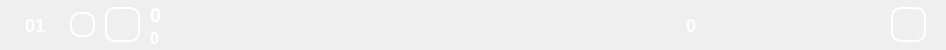
<?xml version="1.0" encoding="UTF-8"?>
<ui version="4.0">
 <class>music</class>
 <widget class="QWidget" name="music">
  <property name="geometry">
   <rect>
    <x>0</x>
    <y>0</y>
    <width>946</width>
    <height>50</height>
   </rect>
  </property>
  <property name="minimumSize">
   <size>
    <width>800</width>
    <height>50</height>
   </size>
  </property>
  <property name="windowTitle">
   <string>Form</string>
  </property>
  <property name="styleSheet">
   <string notr="true">*{
	color: white;
	border-radius: 10px;
	font-size: 16px;
	font-weight: 700;
	font-family: 楷体;
	border: none;
}
QWidget[music]:hover{
	background-color: rgba(255, 255, 255, 0.2);
}
/*序号标签*/
#cound_lab{
	font-size: 18px;
}
/*音乐名称*/
#music_name_lab{
	font-size: 20px;
}
#music_name_lab:hover{
	color: #DE76A3;
}
/*时长标签*/
#duration_lab{
	font-size: 18px;
}
/*播放按钮*/
#play_music_btn{
	border-radius: 10px;
	border-image: url(:/play/tools/resource/bg/icon/play/play.png);
}
/*vip按钮*/
#vip_btn{
	border-image: url(:/vip/tools/resource/bg/icon/vip/vip_no.png);
}



QPushButton {
	border: 2px solid white;
	border-radius:10px;
}

QPushButton[music]:hover {
	margin: 2px;
	background-color: rgba(255, 255, 255, 0.4);
}
</string>
  </property>
  <property name="musicid" stdset="0">
   <string>-1</string>
  </property>
  <property name="music" stdset="0">
   <string>-1</string>
  </property>
  <layout class="QHBoxLayout" name="horizontalLayout">
   <property name="spacing">
    <number>10</number>
   </property>
   <property name="leftMargin">
    <number>10</number>
   </property>
   <property name="topMargin">
    <number>2</number>
   </property>
   <property name="rightMargin">
    <number>20</number>
   </property>
   <property name="bottomMargin">
    <number>2</number>
   </property>
   <item>
    <widget class="QLabel" name="count_lab">
     <property name="minimumSize">
      <size>
       <width>50</width>
       <height>30</height>
      </size>
     </property>
     <property name="maximumSize">
      <size>
       <width>16777215</width>
       <height>30</height>
      </size>
     </property>
     <property name="styleSheet">
      <string notr="true">font-size: 18px;</string>
     </property>
     <property name="text">
      <string>01</string>
     </property>
     <property name="alignment">
      <set>Qt::AlignmentFlag::AlignCenter</set>
     </property>
    </widget>
   </item>
   <item>
    <widget class="QPushButton" name="vip_btn">
     <property name="minimumSize">
      <size>
       <width>25</width>
       <height>25</height>
      </size>
     </property>
     <property name="maximumSize">
      <size>
       <width>25</width>
       <height>25</height>
      </size>
     </property>
     <property name="text">
      <string/>
     </property>
    </widget>
   </item>
   <item>
    <widget class="IdButton" name="img_btn">
     <property name="minimumSize">
      <size>
       <width>35</width>
       <height>35</height>
      </size>
     </property>
     <property name="maximumSize">
      <size>
       <width>35</width>
       <height>35</height>
      </size>
     </property>
     <property name="styleSheet">
      <string notr="true"/>
     </property>
     <property name="text">
      <string/>
     </property>
     <property name="musicid" stdset="0">
      <string>-1</string>
     </property>
    </widget>
   </item>
   <item>
    <layout class="QVBoxLayout" name="verticalLayout">
     <property name="spacing">
      <number>3</number>
     </property>
     <property name="sizeConstraint">
      <enum>QLayout::SizeConstraint::SetDefaultConstraint</enum>
     </property>
     <item>
      <widget class="IdLabel" name="music_name_lab">
       <property name="minimumSize">
        <size>
         <width>250</width>
         <height>25</height>
        </size>
       </property>
       <property name="styleSheet">
        <string notr="true"/>
       </property>
       <property name="text">
        <string>0</string>
       </property>
       <property name="alignment">
        <set>Qt::AlignmentFlag::AlignLeading|Qt::AlignmentFlag::AlignLeft|Qt::AlignmentFlag::AlignVCenter</set>
       </property>
      </widget>
     </item>
     <item>
      <widget class="QLabel" name="singer_lab">
       <property name="minimumSize">
        <size>
         <width>250</width>
         <height>20</height>
        </size>
       </property>
       <property name="styleSheet">
        <string notr="true"/>
       </property>
       <property name="text">
        <string>0</string>
       </property>
       <property name="alignment">
        <set>Qt::AlignmentFlag::AlignLeading|Qt::AlignmentFlag::AlignLeft|Qt::AlignmentFlag::AlignVCenter</set>
       </property>
      </widget>
     </item>
    </layout>
   </item>
   <item>
    <spacer name="horizontalSpacer">
     <property name="orientation">
      <enum>Qt::Orientation::Horizontal</enum>
     </property>
     <property name="sizeHint" stdset="0">
      <size>
       <width>137</width>
       <height>20</height>
      </size>
     </property>
    </spacer>
   </item>
   <item>
    <widget class="QLabel" name="duration_lab">
     <property name="minimumSize">
      <size>
       <width>100</width>
       <height>30</height>
      </size>
     </property>
     <property name="maximumSize">
      <size>
       <width>16777215</width>
       <height>30</height>
      </size>
     </property>
     <property name="styleSheet">
      <string notr="true"/>
     </property>
     <property name="text">
      <string>0</string>
     </property>
     <property name="alignment">
      <set>Qt::AlignmentFlag::AlignCenter</set>
     </property>
    </widget>
   </item>
   <item>
    <spacer name="horizontalSpacer_2">
     <property name="orientation">
      <enum>Qt::Orientation::Horizontal</enum>
     </property>
     <property name="sizeType">
      <enum>QSizePolicy::Policy::Fixed</enum>
     </property>
     <property name="sizeHint" stdset="0">
      <size>
       <width>140</width>
       <height>20</height>
      </size>
     </property>
    </spacer>
   </item>
   <item>
    <widget class="IdButton" name="play_music_btn">
     <property name="minimumSize">
      <size>
       <width>35</width>
       <height>35</height>
      </size>
     </property>
     <property name="maximumSize">
      <size>
       <width>35</width>
       <height>35</height>
      </size>
     </property>
     <property name="styleSheet">
      <string notr="true"/>
     </property>
     <property name="text">
      <string/>
     </property>
     <property name="musicid" stdset="0">
      <string>-1</string>
     </property>
     <property name="music" stdset="0">
      <string>-1</string>
     </property>
    </widget>
   </item>
  </layout>
 </widget>
 <customwidgets>
  <customwidget>
   <class>IdButton</class>
   <extends>QPushButton</extends>
   <header>PySide_UI.ui.tools.base.idbutton</header>
  </customwidget>
  <customwidget>
   <class>IdLabel</class>
   <extends>QLabel</extends>
   <header>PySide_UI.ui.tools.base.idlabel</header>
  </customwidget>
 </customwidgets>
 <resources>
  <include location="../../resource.qrc"/>
 </resources>
 <connections/>
</ui>
